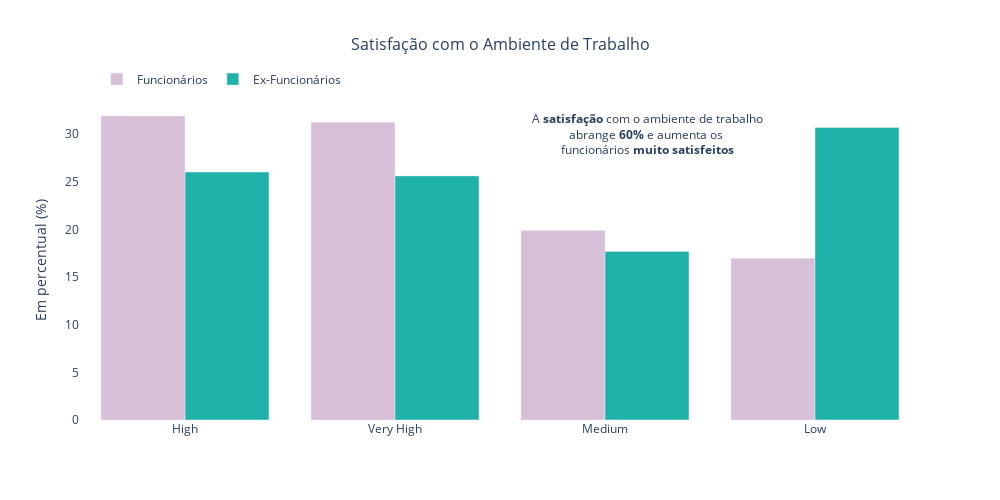

The notebook cell this image was saved under:
### Code cell
# Distribuição da Satisfação dos Funcionários  com o Ambiente de Trabalho

fig = go.Figure()

fig.add_trace(go.Bar(
    x=dados_funcionarios['EnvironmentSatisfaction'].value_counts(normalize=True).index,
    y=dados_funcionarios['EnvironmentSatisfaction'].value_counts(normalize=True)*100,
    marker_color='thistle',
    name='Funcionários'
))

fig.add_trace(go.Bar(
    x=dados_ex_funcionarios['EnvironmentSatisfaction'].value_counts(normalize=True).index,
    y=dados_ex_funcionarios['EnvironmentSatisfaction'].value_counts(normalize=True)*100,
    marker_color='lightseagreen',
    name='Ex-Funcionários'
))

fig.update_layout(
    title='Satisfação com o Ambiente de Trabalho',
    title_x=0.5,  
    title_font=dict(size=16), 
    barmode='group',
    width=1000,  
    height=500,
    plot_bgcolor='rgba(0,0,0,0)',
    legend=dict(
        orientation="h",
        yanchor="bottom",
        y=1.02,
        xanchor="left",
        x=0.02  
    ))

fig.add_annotation(
    x=2.2, 
    y=30,
    text="A <b>satisfação</b> com o ambiente de trabalho<br>abrange <b>60%</b> e aumenta os <br>funcionários <b>muito satisfeitos",
    showarrow=False,
    font=dict(size=12),
    align='center'
)

fig.update_yaxes(title="Em percentual (%)")

fig.show()

### Figure 1 — Plotly figure (JSON) as saved in the notebook; plotly's stock layout.template omitted (floating-point values rounded to 4 significant figures)
{"data": [{"marker": {"color": "thistle"}, "name": "Funcionários", "type": "bar", "x": ["High", "Very High", "Medium", "Low"], "y": [31.89, 31.24, 19.89, 16.97]}, {"marker": {"color": "lightseagreen"}, "name": "Ex-Funcionários", "type": "bar", "x": ["Low", "High", "Very High", "Medium"], "y": [30.69, 26.02, 25.61, 17.68]}], "layout": {"annotations": [{"align": "center", "font": {"size": 12}, "showarrow": false, "text": "A <b>satisfação</b> com o ambiente de trabalho<br>abrange <b>60%</b> e aumenta os <br>funcionários <b>muito satisfeitos", "x": 2.2, "y": 30}], "barmode": "group", "height": 500, "legend": {"orientation": "h", "x": 0.02, "xanchor": "left", "y": 1.02, "yanchor": "bottom"}, "plot_bgcolor": "rgba(0,0,0,0)", "title": {"font": {"size": 16}, "text": "Satisfação com o Ambiente de Trabalho", "x": 0.5}, "width": 1000, "yaxis": {"title": {"text": "Em percentual (%)"}}}}
